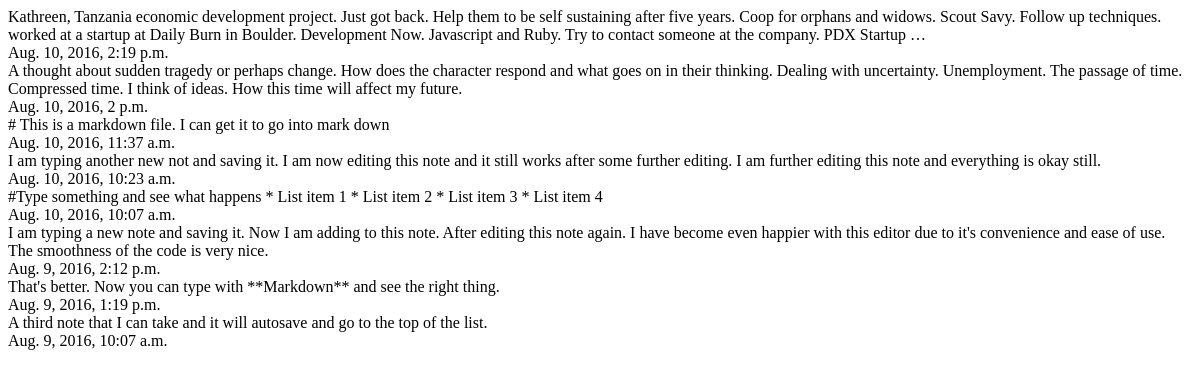
Before: /notes/ (signed in) with the older database file.
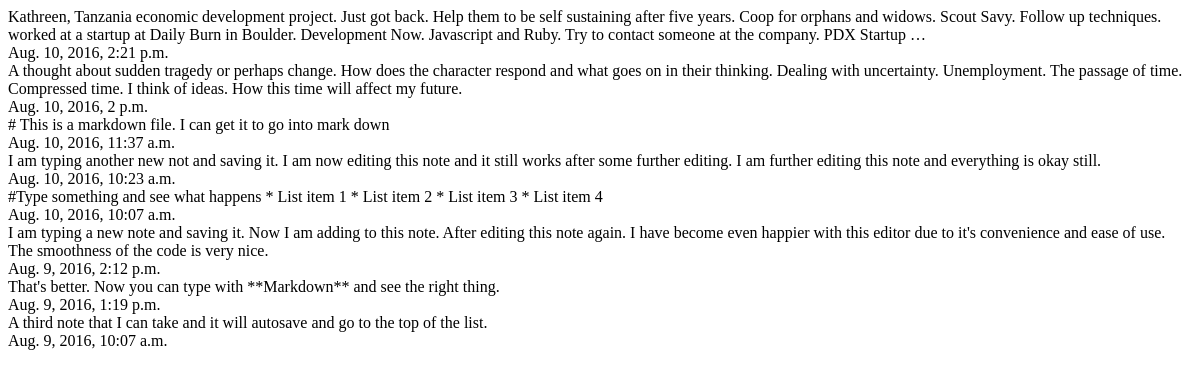
After: the same page with the newer database file.
### browser_notes/users/models.py (models this page shows, shortened)
class Note(models.Model):
    user = models.ForeignKey(User, on_delete=models.CASCADE)
    created = models.DateTimeField(auto_now_add=True)
    modified = models.DateTimeField(auto_now=True)
    note = models.TextField()

### browser_notes/users/views.py (the view)
# urls.py: url(r'^notes/', notes, name='notes'),
def notes(request):
    if request.method == 'POST':
        if request.POST.get("note_id") == "newnote":
            print(request.POST.get("note"))      # print statements for testing purposes
            print(request.POST.get("note_id"))
            n = Note(note=request.POST.get("note"), user=request.user)
            n.save()
            json_object = {'id': n.id}
            return JsonResponse(json_object)
        else:
            note = Note.objects.get(id=request.POST.get("note_id"))
            note.note = request.POST.get("note")  # change field
            note.save()  # this will update only
            return JsonResponse({'id': note.id})
    else:
        notes = Note.objects.filter(user=request.user).order_by('-modified')
        return render(request, 'notes.html', {"notes": notes})

### browser_notes/templates/notes.html
                 {% for note in notes %}
                <div data-id="{{ note.id }}" class="notes-list ui segments">
                    {{ note.note | truncatewords:50}} <br>
                    {{ note.modified}}
                </div>
                    {% endfor %}

Changed rows visible on the page:
changed Note: modified "Aug. 10, 2016, 2:19 p.m." → "Aug. 10, 2016, 2:21 p.m."
